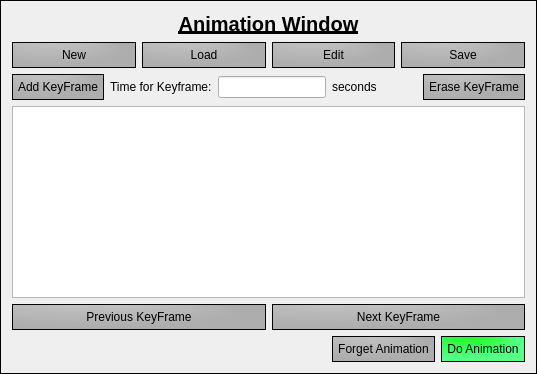
              <widget class="QFrame" name="operationFileFrame_2">
               <property name="frameShape">
                <enum>QFrame::Box</enum>
               </property>
               <property name="frameShadow">
                <enum>QFrame::Plain</enum>
               </property>
               <layout class="QVBoxLayout" name="verticalLayout_13">
                <item>
                 <widget class="QLabel" name="label_17">
                  <property name="font">
                   <font>
                    <pointsize>15</pointsize>
                    <bold>true</bold>
                    <underline>true</underline>
                   </font>
                  </property>
                  <property name="text">
                   <string>Animation Window</string>
                  </property>
                  <property name="alignment">
                   <set>Qt::AlignCenter</set>
                  </property>
                 </widget>
                </item>
                <item>
                 <layout class="QHBoxLayout" name="horizontalLayout_32">
                  <item>
                   <widget class="QPushButton" name="newOperationFileButton_2">
                    <property name="styleSheet">
                     <string notr="true">QPushButton {
color: black;
border: 1px solid #030303;
border-style: outset;
background: qradialgradient(cx: 0.3, cy: 0.3, fx: 0.4, fy: -1.2,radius: 0.6, stop: 0 #c9c9c9, stop: 1 #adadad);
padding: 5px;
}

QPushButton:hover {
background: qradialgradient(cx: 0.3, cy: -0.3, fx: -0.4, fy: 0.4,radius: 1.1, stop: 0 #c9c9c9, stop: 1 #adbdf7);
}

QPushButton:pressed {
border: 1px solid #a4b1fc;
background: qradialgradient(cx: -0.3, cy: 0.3, fx: 0.4, fy: -0.4,radius: 1.3, stop: 0 #c9c9c9, stop: 1 #f2f0f0);
}</string>
                    </property>
                    <property name="text">
                     <string>New</string>
                    </property>
                    <property name="autoDefault">
                     <bool>false</bool>
                    </property>
                    <property name="default">
                     <bool>false</bool>
                    </property>
                    <property name="flat">
                     <bool>false</bool>
                    </property>
                   </widget>
                  </item>
                  <item>
                   <widget class="QPushButton" name="loadOperationFileButton_2">
                    <property name="styleSheet">
                     <string notr="true">QPushButton {
color: black;
border: 1px solid #030303;
border-style: outset;
background: qradialgradient(cx: 0.3, cy: 0.3, fx: 0.4, fy: -1.2,radius: 0.6, stop: 0 #c9c9c9, stop: 1 #adadad);
padding: 5px;
}

QPushButton:hover {
background: qradialgradient(cx: 0.3, cy: -0.3, fx: -0.4, fy: 0.4,radius: 1.1, stop: 0 #c9c9c9, stop: 1 #adbdf7);
}

QPushButton:pressed {
border: 1px solid #a4b1fc;
background: qradialgradient(cx: -0.3, cy: 0.3, fx: 0.4, fy: -0.4,radius: 1.3, stop: 0 #c9c9c9, stop: 1 #f2f0f0);
}</string>
                    </property>
                    <property name="text">
                     <string>Load</string>
                    </property>
                    <property name="autoDefault">
                     <bool>false</bool>
                    </property>
                    <property name="default">
                     <bool>false</bool>
                    </property>
                    <property name="flat">
                     <bool>false</bool>
                    </property>
                   </widget>
                  </item>
                  <item>
                   <widget class="QPushButton" name="editOperationFileButton_2">
                    <property name="styleSheet">
                     <string notr="true">QPushButton {
color: black;
border: 1px solid #030303;
border-style: outset;
background: qradialgradient(cx: 0.3, cy: 0.3, fx: 0.4, fy: -1.2,radius: 0.6, stop: 0 #c9c9c9, stop: 1 #adadad);
padding: 5px;
}

QPushButton:hover {
background: qradialgradient(cx: 0.3, cy: -0.3, fx: -0.4, fy: 0.4,radius: 1.1, stop: 0 #c9c9c9, stop: 1 #adbdf7);
}

QPushButton:pressed {
border: 1px solid #a4b1fc;
background: qradialgradient(cx: -0.3, cy: 0.3, fx: 0.4, fy: -0.4,radius: 1.3, stop: 0 #c9c9c9, stop: 1 #f2f0f0);
}</string>
                    </property>
                    <property name="text">
                     <string>Edit</string>
                    </property>
                    <property name="autoDefault">
                     <bool>false</bool>
                    </property>
                    <property name="default">
                     <bool>false</bool>
                    </property>
                    <property name="flat">
                     <bool>false</bool>
                    </property>
                   </widget>
                  </item>
                  <item>
                   <widget class="QPushButton" name="saveOperationFileButton_2">
                    <property name="styleSheet">
                     <string notr="true">QPushButton {
color: black;
border: 1px solid #030303;
border-style: outset;
background: qradialgradient(cx: 0.3, cy: 0.3, fx: 0.4, fy: -1.2,radius: 0.6, stop: 0 #c9c9c9, stop: 1 #adadad);
padding: 5px;
}

QPushButton:hover {
background: qradialgradient(cx: 0.3, cy: -0.3, fx: -0.4, fy: 0.4,radius: 1.1, stop: 0 #c9c9c9, stop: 1 #adbdf7);
}

QPushButton:pressed {
border: 1px solid #a4b1fc;
background: qradialgradient(cx: -0.3, cy: 0.3, fx: 0.4, fy: -0.4,radius: 1.3, stop: 0 #c9c9c9, stop: 1 #f2f0f0);
}

</string>
                    </property>
                    <property name="text">
                     <string>Save</string>
                    </property>
                    <property name="autoDefault">
                     <bool>false</bool>
                    </property>
                    <property name="default">
                     <bool>false</bool>
                    </property>
                    <property name="flat">
                     <bool>false</bool>
                    </property>
                   </widget>
                  </item>
                 </layout>
                </item>
                <item>
                 <layout class="QVBoxLayout" name="verticalLayout_17">
                  <item>
                   <layout class="QHBoxLayout" name="horizontalLayout_34">
                    <item>
                     <widget class="QPushButton" name="addCurrentOperationButton_2">
                      <property name="styleSheet">
                       <string notr="true">QPushButton {
color: black;
border: 1px solid #030303;
border-style: outset;
background: qradialgradient(cx: 0.3, cy: 0.3, fx: 0.4, fy: -1.2,radius: 0.6, stop: 0 #c9c9c9, stop: 1 #adadad);
padding: 5px;
}

QPushButton:hover {
background: qradialgradient(cx: 0.3, cy: -0.3, fx: -0.4, fy: 0.4,radius: 1.1, stop: 0 #c9c9c9, stop: 1 #adbdf7);
}

QPushButton:pressed {
border: 1px solid #a4b1fc;
background: qradialgradient(cx: -0.3, cy: 0.3, fx: 0.4, fy: -0.4,radius: 1.3, stop: 0 #c9c9c9, stop: 1 #f2f0f0);
}</string>
                      </property>
                      <property name="text">
                       <string>Add KeyFrame</string>
                      </property>
                     </widget>
                    </item>
                    <item>
                     <widget class="QLabel" name="label_19">
                      <property name="font">
                       <font>
                        <family>Segoe UI</family>
                        <pointsize>9</pointsize>
                        <italic>false</italic>
                       </font>
                      </property>
                      <property name="text">
                       <string>Time for Keyframe:</string>
                      </property>
                     </widget>
                    </item>
                    <item>
                     <widget class="QLineEdit" name="lineEdit_4"/>
                    </item>
                    <item>
                     <widget class="QLabel" name="label_34">
                      <property name="text">
                       <string>seconds</string>
                      </property>
                     </widget>
                    </item>
                    <item>
                     <spacer name="horizontalSpacer_7">
                      <property name="orientation">
                       <enum>Qt::Horizontal</enum>
                      </property>
                      <property name="sizeHint" stdset="0">
                       <size>
                        <width>40</width>
                        <height>20</height>
                       </size>
                      </property>
                     </spacer>
                    </item>
                    <item>
                     <widget class="QPushButton" name="eraseCurrentOperationButton_2">
                      <property name="styleSheet">
                       <string notr="true">QPushButton {
color: black;
border: 1px solid #030303;
border-style: outset;
background: qradialgradient(cx: 0.3, cy: 0.3, fx: 0.4, fy: -1.2,radius: 0.6, stop: 0 #c9c9c9, stop: 1 #adadad);
padding: 5px;
}

QPushButton:hover {
background: qradialgradient(cx: 0.3, cy: -0.3, fx: -0.4, fy: 0.4,radius: 1.1, stop: 0 #c9c9c9, stop: 1 #adbdf7);
}

QPushButton:pressed {
border: 1px solid #a4b1fc;
background: qradialgradient(cx: -0.3, cy: 0.3, fx: 0.4, fy: -0.4,radius: 1.3, stop: 0 #c9c9c9, stop: 1 #f2f0f0);
}</string>
                      </property>
                      <property name="text">
                       <string>Erase KeyFrame</string>
                      </property>
                     </widget>
                    </item>
                   </layout>
                  </item>
                 </layout>
                </item>
                <item>
                 <widget class="QTableWidget" name="tableWidget_2"/>
                </item>
                <item>
                 <layout class="QHBoxLayout" name="horizontalLayout_33">
                  <item>
                   <widget class="QPushButton" name="forgetOperationFileButton_3">
                    <property name="styleSheet">
                     <string notr="true">QPushButton {
color: black;
border: 1px solid #030303;
border-style: outset;
background: qradialgradient(cx: 0.3, cy: 0.3, fx: 0.4, fy: -1.2,radius: 0.6, stop: 0 #c9c9c9, stop: 1 #adadad);
padding: 5px;
}

QPushButton:hover {
background: qradialgradient(cx: 0.3, cy: -0.3, fx: -0.4, fy: 0.4,radius: 1.1, stop: 0 #c9c9c9, stop: 1 #adbdf7);
}

QPushButton:pressed {
border: 1px solid #a4b1fc;
background: qradialgradient(cx: -0.3, cy: 0.3, fx: 0.4, fy: -0.4,radius: 1.3, stop: 0 #c9c9c9, stop: 1 #f2f0f0);
}</string>
                    </property>
                    <property name="text">
                     <string>Previous KeyFrame</string>
                    </property>
                    <property name="autoDefault">
                     <bool>false</bool>
                    </property>
                    <property name="default">
                     <bool>false</bool>
                    </property>
                    <property name="flat">
                     <bool>false</bool>
                    </property>
                   </widget>
                  </item>
                  <item>
                   <widget class="QPushButton" name="forgetOperationFileButton_4">
                    <property name="styleSheet">
                     <string notr="true">QPushButton {
color: black;
border: 1px solid #030303;
border-style: outset;
background: qradialgradient(cx: 0.3, cy: 0.3, fx: 0.4, fy: -1.2,radius: 0.6, stop: 0 #c9c9c9, stop: 1 #adadad);
padding: 5px;
}

QPushButton:hover {
background: qradialgradient(cx: 0.3, cy: -0.3, fx: -0.4, fy: 0.4,radius: 1.1, stop: 0 #c9c9c9, stop: 1 #adbdf7);
}

QPushButton:pressed {
border: 1px solid #a4b1fc;
background: qradialgradient(cx: -0.3, cy: 0.3, fx: 0.4, fy: -0.4,radius: 1.3, stop: 0 #c9c9c9, stop: 1 #f2f0f0);
}</string>
                    </property>
                    <property name="text">
                     <string>Next KeyFrame</string>
                    </property>
                    <property name="autoDefault">
                     <bool>false</bool>
                    </property>
                    <property name="default">
                     <bool>false</bool>
                    </property>
                    <property name="flat">
                     <bool>false</bool>
                    </property>
                   </widget>
                  </item>
                 </layout>
                </item>
                <item>
                 <layout class="QHBoxLayout" name="horizontalLayout_35">
                  <item>
                   <spacer name="horizontalSpacer_8">
                    <property name="orientation">
                     <enum>Qt::Horizontal</enum>
                    </property>
                    <property name="sizeHint" stdset="0">
                     <size>
                      <width>40</width>
                      <height>20</height>
                     </size>
                    </property>
                   </spacer>
                  </item>
                  <item>
                   <widget class="QPushButton" name="forgetOperationFileButton_2">
                    <property name="styleSheet">
                     <string notr="true">QPushButton {
color: black;
border: 1px solid #030303;
border-style: outset;
background: qradialgradient(cx: 0.3, cy: 0.3, fx: 0.4, fy: -1.2,radius: 0.6, stop: 0 #c9c9c9, stop: 1 #adadad);
padding: 5px;
}

QPushButton:hover {
background: qradialgradient(cx: 0.3, cy: -0.3, fx: -0.4, fy: 0.4,radius: 1.1, stop: 0 #c9c9c9, stop: 1 #adbdf7);
}

QPushButton:pressed {
border: 1px solid #a4b1fc;
background: qradialgradient(cx: -0.3, cy: 0.3, fx: 0.4, fy: -0.4,radius: 1.3, stop: 0 #c9c9c9, stop: 1 #f2f0f0);
}</string>
                    </property>
                    <property name="text">
                     <string>Forget Animation</string>
                    </property>
                    <property name="autoDefault">
                     <bool>false</bool>
                    </property>
                    <property name="default">
                     <bool>false</bool>
                    </property>
                    <property name="flat">
                     <bool>false</bool>
                    </property>
                   </widget>
                  </item>
                  <item>
                   <widget class="QPushButton" name="doOperationButton_2">
                    <property name="styleSheet">
                     <string notr="true">QPushButton {
color: black;
border: 1px solid #030303;
border-style: outset;
background: qradialgradient(cx: 0.3, cy: 0.3, fx: 0.4, fy: -1.2,radius: 0.6, stop: 0 #03fc07, stop: 1 #57ff89);
padding: 5px;
}

QPushButton:hover {
background: qradialgradient(cx: 0.3, cy: -0.3, fx: -0.4, fy: 0.4,radius: 1.1, stop: 0 #03fc07, stop: 1 #39fc03);
}

QPushButton:pressed {
border: 1px solid #878787;
background: qradialgradient(cx: -0.3, cy: 0.3, fx: 0.4, fy: -0.4,radius: 1.3, stop: 0 #03fc07, stop: 1 #ebf5ee);
}</string>
                    </property>
                    <property name="text">
                     <string>Do Animation</string>
                    </property>
                    <property name="autoDefault">
                     <bool>false</bool>
                    </property>
                    <property name="default">
                     <bool>false</bool>
                    </property>
                    <property name="flat">
                     <bool>false</bool>
                    </property>
                   </widget>
                  </item>
                 </layout>
                </item>
               </layout>
              </widget>
